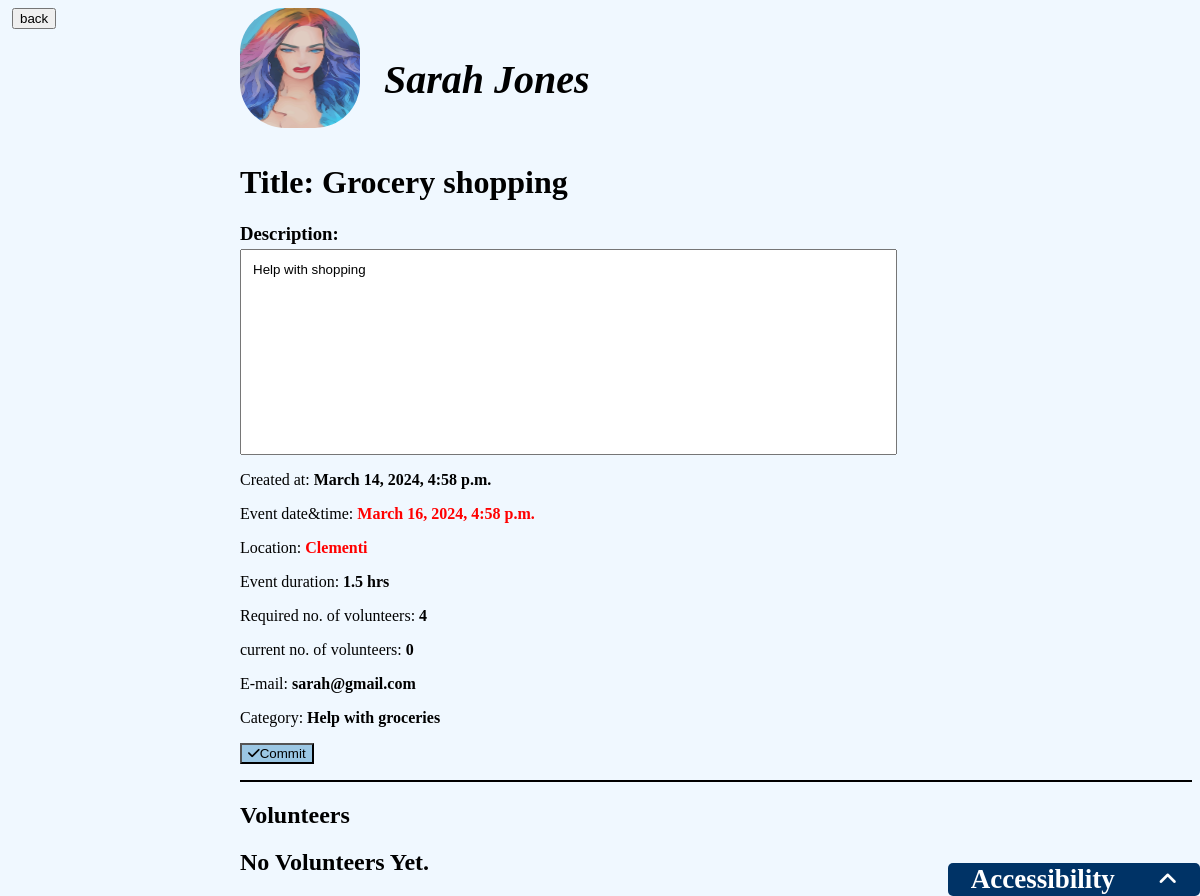
/view_help_detail/?helpId=1 (signed in), run on the app's committed database.
### mysocialapp/models.py (models this page shows, shortened)
class VolunteerHelp(models.Model):
    CATEGORY_CHOICES = (
        ("grocery", "Help with groceries"),
        ("house_cleaning", "Help with house cleaning"),
        ("emotional", "Provide emotional help"),
        ("others", "Help with specific tasks"),
    )
    SINGAPORE_LOCATIONS = (
        ("Sembawang", "Sembawang"),
        ("Woodlands", "Woodlands"),
        ("Yishun", "Yishun"),
        ("Ang Mo Kio", "Ang Mo Kio"),
        ("Hougang", "Hougang"),
        ("Punggol", "Punggol"),
        ("Sengkang", "Sengkang"),
        ("Serangoon", "Serangoon"),
        ("Bedok", "Bedok"),
        ("Pasir Ris", "Pasir Ris"),
        ("Tampines", "Tampines"),
        ("Bukit Batok", "Bukit Batok"),
        ("Bukit Panjang", "Bukit Panjang"),
        ("Choa Chu Kang", "Choa Chu Kang"),
        ("Clementi", "Clementi"),
        ("Jurong East", "Jurong East"),
        ("Jurong West", "Jurong West"),
        ("Tengah", "Tengah"),
        ("Central", "Central"),
        ("Bishan", "Bishan"),
        ("Bukit Merah", "Bukit Merah"),
        ("Bukit Timah", "Bukit Timah"),
        ("Central Area", "Central Area"),
        ("Geylang", "Geylang"),
        ("Kallang/ Whampoa", "Kallang/ Whampoa"),
        ("Marine Parade", "Marine Parade"),
        ("Queenstown", "Queenstown"),
        ("Toa Payoh", "Toa Payoh"),
    )
    user = models.ForeignKey(AppUser, related_name="patients", on_delete=models.CASCADE)
    title = models.CharField(max_length=255, null=False, blank=False)
    description = models.TextField(null=False, blank=False)
    preferred_date_time = models.DateTimeField(null=False, blank=False)
    duration = models.DecimalField(
        max_digits=3, decimal_places=1, null=False, blank=False
    )
    category = models.CharField(max_length=20, choices=CATEGORY_CHOICES)
    volunteer_limit = models.PositiveIntegerField(
        validators=[
            MinValueValidator(1, message="At least 1 volunteer is required."),
            MaxValueValidator(5, message="No more than 5 volunteers allowed."),
        ]
    )  # Field for the preferred number of volunteers
    created_at = models.DateTimeField(auto_now_add=True)
    location = models.CharField(     max_length=50,
        choices=SINGAPORE_LOCATIONS,
        help_text="Select a location in Singapore",
    )

class AppUser(models.Model):
    CATEGORY_CHOICES = (
        ("patient", "patient"),
        ("volunteer", "volunteer"),
    )
    user = models.OneToOneField(User, on_delete=models.CASCADE)
    name = models.CharField(max_length=255, null=False, blank=False)
    email = models.EmailField(null=True, blank=True)
    profile_image = models.ImageField(null=True, blank=True)
    background_image = models.ImageField(null=True, blank=True)
    bio = models.CharField(max_length=255, null=True, blank=True)
    group = models.CharField(
        max_length=20, null=False, blank=False, choices=CATEGORY_CHOICES
    )

### mysocialapp/views.py (the view)
# urls.py: path('view_help_detail/',login_required(login_url="../")(views.viewHelpDetail),name='view_help_detail'),
@login_required
def viewHelpDetail(request):
    user = request.user
    appuser = get_object_or_404(AppUser, user=user)
    help_expired = False
    if request.GET.get("expired_help"):
        if request.GET.get("expired_help") == "true":
            help_expired = True
    help_id = request.GET.get("helpId")
    if VolunteerHelp.objects.filter(id=help_id).exists():
        volunteer_help = get_object_or_404(VolunteerHelp, id=help_id)
        volunteered_helps = VolunteeredHelp.objects.filter(
            volunteer_help=volunteer_help
        )
        volunteer_count = volunteered_helps.count()
        context = {
            "user": user,
            "appuser": appuser,
            "volunteer_help": volunteer_help,
            "volunteered_helps": volunteered_helps,
            "volunteer_count": volunteer_count,
            "help_expired":help_expired
        }
        return render(request, "screens/view_help_detail.html", context)
    else:
        return HttpResponseRedirect(
            f"../all_patient_volunteer_helps/?expired_help=true"
        )

### mysocialapp/templates/screens/view_help_detail.html (shortened to what this page needs)
{% load bootstrap4 %}
{% load static %}
<html lang="en">
  <head>
    <link rel="stylesheet" href="../../static/css/css.css" />
    <link href="{% static 'fontawesomefree/css/fontawesome.css' %}" rel="stylesheet" type="text/css">
    <link href="{% static 'fontawesomefree/css/brands.css' %}" rel="stylesheet" type="text/css">
    <link href="{% static 'fontawesomefree/css/solid.css' %}" rel="stylesheet" type="text/css">
  </head>
  <body style="margin-left: 20vw;" id="help_content_body">
{% if appuser.group == 'patient' %}
 <a href="../patient_volunteer_helps" style="position: absolute;left: 1vw;top: 1vh;"><button>back</button></a>
 {% else %}
  <a href="../all_patient_volunteer_helps" style="position: absolute;left: 1vw;top: 1vh;"><button>back</button></a>
  {% endif %}
<div id="help_detail_container">
     <div id="help_user_detail_conatiner" >
              <img
              {% if volunteer_help.user.profile_image %}
                src="../../../images/{{volunteer_help.user.profile_image}}"
                {% else %}
                src="../../static/assets/blank-profile.jpeg"
                {% endif %}
                alt=""
              />
              <p style="margin-top: 6vh;" >{{ volunteer_help.user.name }}</p>
            </div>
     <h1 id="help_title">Title: {{volunteer_help.title}}</h1>
     <div id="help_description_container">
        <h3 style="margin-bottom:4px ;">Description: </h3>
        <textarea style="resize:none;padding:12px;font-family:'Arial';" readonly rows=12 cols=77>{{volunteer_help.description}}</textarea>
     </div>
     <p id="help_createdAt">Created at: <strong>{{volunteer_help.created_at}}</strong></p>
     <p id="help_date&time">Event date&time: <strong style="color: red;">{{volunteer_help.preferred_date_time}}</strong></p>
     <p id="help_location">Location: <strong style="color: red;">{{volunteer_help.location}}</strong></p>
     <p id="help_duration">Event duration: <strong>{{volunteer_help.duration}} hrs</strong></p>
     <p id="help_req_vol">Required no. of volunteers: <strong>{{volunteer_help.volunteer_limit}}</strong></p>
     <p id="help_curr_vol">current no. of volunteers: <strong>{{volunteer_count}}</strong></p>
     <p>E-mail: <strong>{{volunteer_help.user.email}}</strong></p>
     <p>Category: <strong>{{volunteer_help.get_category_display}}</strong></p>
   {% if appuser.group == "volunteer" %}
     <form method="post" action="../api/commit_to_volunteer_help/">
            <button type="submit" style="background-color:rgba(63, 145, 200, 0.482);"><i class="fas fa-check"></i>Commit</button>
     </form>
     {% endif %}
  </div>
<h2 id="volunteer_title">Volunteers</h2>
    {% for volunteered_help in volunteered_helps %}
        <div class="volunteer_container">
                 <div class="volunteer_user_details" >
              <img
              {% if volunteered_help.user.profile_image %}
                src="../../../images/{{volunteered_help.user.profile_image}}"
                {% else %}
                src="../../static/assets/blank-profile.jpeg"
                {% endif %}
                alt=""
              />
                <p>{{volunteered_help.user.name }}</p>
            </div>
             <p  class="volunteer_details">email: <strong>{{volunteered_help.user.email}}</strong></p>
             <p  class="volunteer_details">group: <strong >{{volunteered_help.user.group}}</strong></p>
             <p  class="volunteer_details">Registered at: <strong>{{volunteered_help.created_at}}</strong></p>
             {% if appuser.group == 'patient' %}
             <a class="volunteer_chat_button" href="../chatRoom/{{volunteered_help.user.user.username}}">
              <button>Chat</button>
              <p id="chat_notification_{{volunteered_help.user.id}}" class="vol_chat_notification_display"></p>
              </a>
              <a class="volunteered_help_delete_button" href="../deleteVolunteer/{{volunteered_help.id}}/{{volunteer_help.id}}" ><button style="background-color: red;">Remove</button></a>
            <script>
                  fetch("http://127.0.0.1:8080/check_unread_message/?sender_username={{volunteered_help.user.user.username}}")
                  .then((response) => response.json())
                  .then((data) => {
                    console.log(data);
                    if (data.unread_count > 0) {
                      chatNotifDisplay=document.querySelector("#chat_notification_{{volunteered_help.user.id}}");
                      chatNotifDisplay.textContent=data.unread_count;
                      chatNotifDisplay.setAttribute("style","width:3vh;height:3vh")
                    }
                  });
           </script>
           {% endif %}
    </div>
        {% empty %}
        <h2>No Volunteers Yet.</h2>
        {% endfor %}
    </body>
     <div id="accessibility">
    <div id="accessibility-top-section">
      <h2>Accessibility</h2>
      <i id="slideUp" class="fas fa-angle-up"></i>
    </div>
</div>
</html>

### mysocialapp/static/css/css.css (style rules this page uses)
body { background-color: aliceblue; }
#help_content_body { margin-left: 20vw; }
#help_detail_container { border-bottom: 2px solid black; position: relative; }
#help_user_detail_conatiner { display: flex; flex-direction: row; flex-wrap: nowrap; column-gap: 2vw; font-size:5vh; font-style: oblique; font-weight: bold; }
#help_user_detail_conatiner img { width: 15vh; height: 15vh; border-radius: 45px; }
#accessibility { background-color: #003366; color: white; padding: 1px; border-radius: 5px; width: 250px; position: fixed; bottom: 0; right: 0; font-size: large; }
#accessibility-top-section { display: flex; flex-direction: row; flex-wrap: nowrap; justify-content: space-around; align-items: center; }
#accessibility h2 { margin: 0; text-align: center; }
#accessibility i { font-size: larger; }

### data on the page
VolunteerHelp: user.profile_image (picture), user.name "Sarah Jones", title "Grocery shopping", description "Help with shopping", created_at "March 14, 2024, 4:58 p.m.", preferred_date_time "March 16, 2024, 4:58 p.m.", location "Clementi", duration "1.5", volunteer_limit "4", user.email "sarah@gmail.com", category "Help with groceries"

### other printed values
{{ volunteer_count }} "0"
